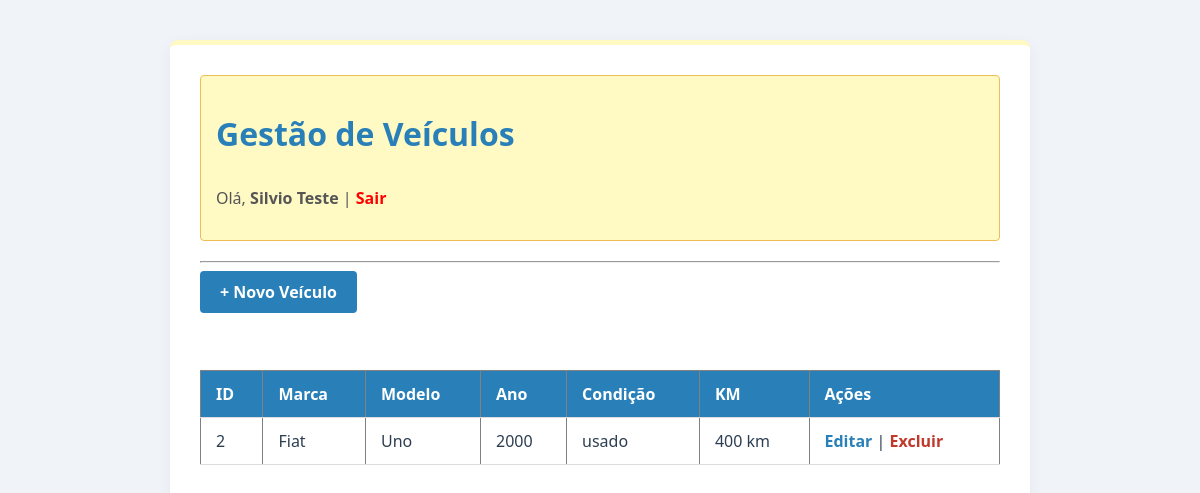
/veiculos (signed in), run on an earlier commit of the app's database.
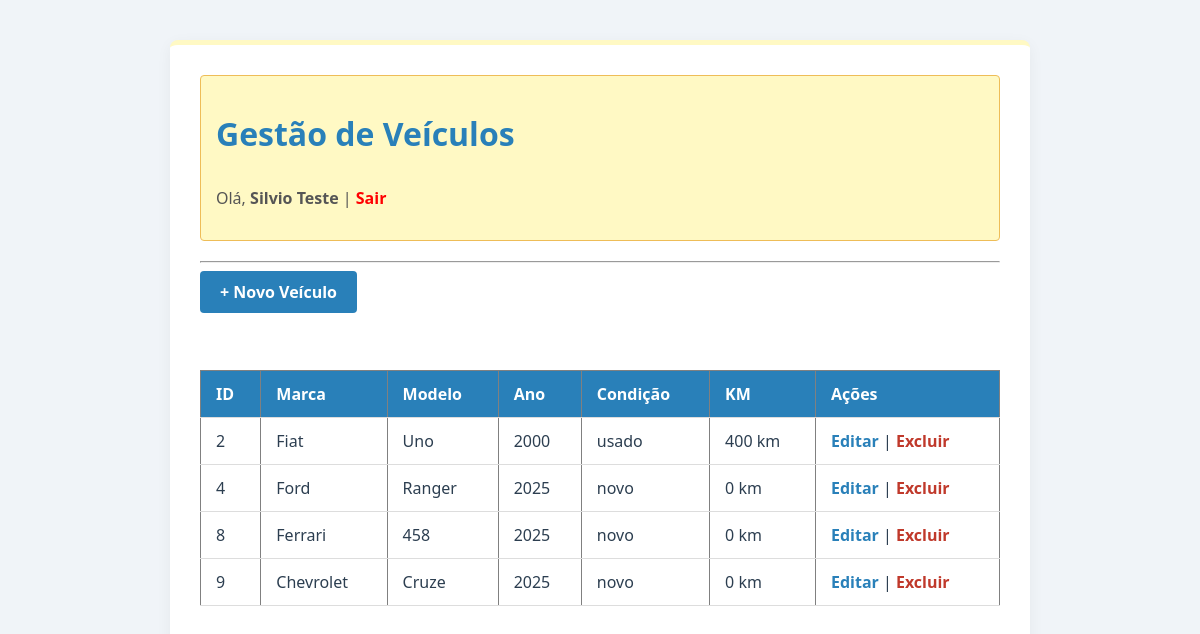
And on a later commit of the database.
### tables this page shows
CREATE TABLE veiculos (
    id INTEGER PRIMARY KEY AUTOINCREMENT,
    marca VARCHAR(100) NOT NULL,
    modelo VARCHAR(100) NOT NULL,
    ano INTEGER NOT NULL,
    condicao VARCHAR(20) NOT NULL, -- 'novo' ou 'usado'
    km INTEGER NOT NULL
);

### app/Controllers/VeiculoController.php (called while the page is built, shortened)
<?php
class VeiculoController{
    public function index(){
        $dao = new VeiculoDAO();
        $veiculos = $dao->getAll();
        require_once __DIR__ . '/../Views/veiculos/lista.php';
    }
}

### config/Database.php (called while the page is built, shortened)
<?php
class Database{
    private static $db_path = __DIR__ . '/../db/gestao_veiculos.sqlite';
    private static $connection = null;
    public static function getConnection(){
        if (self::$connection === null){
            try{
                $dsn = 'sqlite:' . self::$db_path;
                self::$connection = new PDO($dsn);
                self::$connection->setAttribute(PDO::ATTR_ERRMODE, PDO::ERRMODE_EXCEPTION);
                self::$connection->setAttribute(PDO::ATTR_DEFAULT_FETCH_MODE, PDO::FETCH_OBJ);
            } catch (PDOException $e){
                die('Erro ao conectar ao banco de dados: ' . $e->getMessage());
            }
        }
        return self::$connection;
    }
}

### app/DAO/VeiculoDAO.php (called while the page is built, shortened)
<?php
class VeiculoDAO{
    private $db;
    public function __construct(){
        $this->db = Database::getConnection();
    }
    public function getAll(){
        try{
            $sql = "SELECT * FROM veiculos";
            $stmt = $this->db->query($sql);
            $dados = $stmt->fetchAll(PDO::FETCH_ASSOC);
            $veiculos = [];
            foreach($dados as $linha){
                $v = new Veiculo();
                $v->setId($linha['id']);
                $v->setMarca($linha['marca']);
                $v->setModelo($linha['modelo']);
                $v->setAno($linha['ano']);
                $v->setCondicao($linha['condicao']);
                $v->setKm($linha['km']);
                $veiculos[] = $v;
            }
            return $veiculos;
        } catch (PDOException $e){
            die('Erro ao buscar veículos: ' . $e->getMessage());
        }
    }
}

### app/Models/Veiculo.php (called while the page is built, shortened)
<?php
class Veiculo{
    private $id;
    private $marca;
    private $modelo;
    private $ano;
    private $condicao;
    private $km;
    public function getId(){
        return $this->id;
    }
    public function setId($id){
        $this->id = $id;
    }
    public function getMarca(){
        return $this->marca;
    }
    public function setMarca($marca){
        $this->marca = $marca;
    }
    public function getModelo(){
        return $this->modelo;
    }
    public function setModelo($modelo){
        $this->modelo = $modelo;
    }
    public function getAno(){
        return $this->ano;
    }
    public function setAno($ano){
        $this->ano = $ano;
    }
    public function getCondicao(){
        return $this->condicao;
    }
    public function setCondicao($condicao){
        $this->condicao = $condicao;
    }
    public function getKm(){
        return $this->km;
    }
    public function setKm($km){
        $this->km = $km;
    }
}

### app/Views/veiculos/lista.php (the view, shortened to what this page needs)
<!DOCTYPE html>
<html lang="pt-br">
<head>
    <link rel="stylesheet" href="/css/style.css">
</head>
<body>
    <div class="container">
        <header>
            <h1>Gestão de Veículos</h1>
            <p>Olá, <strong><?php echo $_SESSION['usuario_nome']; ?></strong> |
               <a href="/logout" style="color: red;">Sair</a>
            </p>
        </header>
        <hr>
        <a href="/veiculos/criar" class="btn btn-novo">
            + Novo Veículo
        </a>
        <br><br>
        <table border="1" width="100%" cellpadding="10">
            <thead>
                <tr>
                    <th>ID</th>
                    <th>Marca</th>
                    <th>Modelo</th>
                    <th>Ano</th>
                    <th>Condição</th>
                    <th>KM</th>
                    <th>Ações</th>
                </tr>
            </thead>
            <tbody>
                <?php if (empty($veiculos)): ?>
                    <tr>
                        <td colspan="7" align="center">Nenhum veículo cadastrado.</td>
                    </tr>
                <?php else: ?>
                    <?php foreach ($veiculos as $veiculo): ?>
                        <tr>
                            <td><?php echo $veiculo->getId(); ?></td>
                            <td><?php echo $veiculo->getMarca(); ?></td>
                            <td><?php echo $veiculo->getModelo(); ?></td>
                            <td><?php echo $veiculo->getAno(); ?></td>
                            <td><?php echo $veiculo->getCondicao(); ?></td>
                            <td><?php echo number_format($veiculo->getKm(), 0, ',', '.'); ?> km</td>
                            <td>
                                <a href="/veiculos/atualizar?id=<?php echo $veiculo->getId(); ?>" class="btn-editar">Editar</a>
                                |
                                <a href="/veiculos/deletar?id=<?php echo $veiculo->getId(); ?>"
                                   onclick="return confirm('Tem certeza que deseja excluir?');" class="btn-excluir">
                                   Excluir
                                </a>
                            </td>
                        </tr>
                    <?php endforeach; ?>
                <?php endif; ?>
                </tbody>
        </table>
    </div>
</body>
</html>

### public/index.php (shortened to what this page needs)
<?php
$path = parse_url($_SERVER['REQUEST_URI'],PHP_URL_PATH);
switch($path) {
    case '/veiculos';
        (new App\Controllers\VeiculoController())->index();
        break;
}

### public/css/style.css (style rules this page uses)
:root { --cor-fundo: #f0f4f8; --cor-container: #ffffff; --cor-texto: #2c3e50; --cor-azul-principal: #2980b9; --cor-amarelo-claro: #fff9c4; --btn-verde: #27ae60; --btn-vermelho: #c0392b; --btn-azul: #2980b9; --btn-cinza: #95a5a6; }
body { font-family: 'Segoe UI', Tahoma, Geneva, Verdana, sans-serif; background-color: var(--cor-fundo); color: var(--cor-texto); margin: 0; padding: 0; display: flex; justify-content: center; min-height: 100vh; }
.container, body > form, body > table { background-color: var(--cor-container); width: 90%; max-width: 800px; margin: 40px auto; padding: 30px; border-radius: 8px; box-shadow: 0 4px 15px rgba(0,0,0,0.05); border-top: 5px solid var(--cor-amarelo-claro); }
h1 { color: var(--cor-azul-principal); border-bottom: 2px solid var(--cor-amarelo-claro); padding-bottom: 10px; margin-bottom: 20px; }
a { color: var(--cor-azul-principal); text-decoration: none; font-weight: bold; }
table { width: 100%; border-collapse: collapse; margin-top: 20px; }
thead { background-color: var(--cor-azul-principal); color: white; }
th, td { padding: 12px 15px; text-align: left; border-bottom: 1px solid #ddd; }
button, .btn { padding: 10px 20px; border: none; border-radius: 4px; cursor: pointer; font-size: 16px; font-weight: bold; color: white; transition: opacity 0.3s; display: inline-block; text-align: center; }
.btn-novo { background-color: var(--btn-azul); margin-bottom: 15px; }
.btn-editar { color: var(--btn-azul); }
.btn-excluir { color: var(--btn-vermelho); }
header { background-color: var(--cor-amarelo-claro); padding: 15px; border-radius: 4px; margin-bottom: 20px; border: 1px solid #eebd58; color: #555; }

What changed in the data, as far as the page shows it:
added veiculos: id "4", marca "Ford", modelo "Ranger", ano "2025", condicao "novo", km "0"
added veiculos: id "8", marca "Ferrari", modelo "458", ano "2025", condicao "novo", km "0"
added veiculos: id "9", marca "Chevrolet", modelo "Cruze", ano "2025", condicao "novo", km "0"
